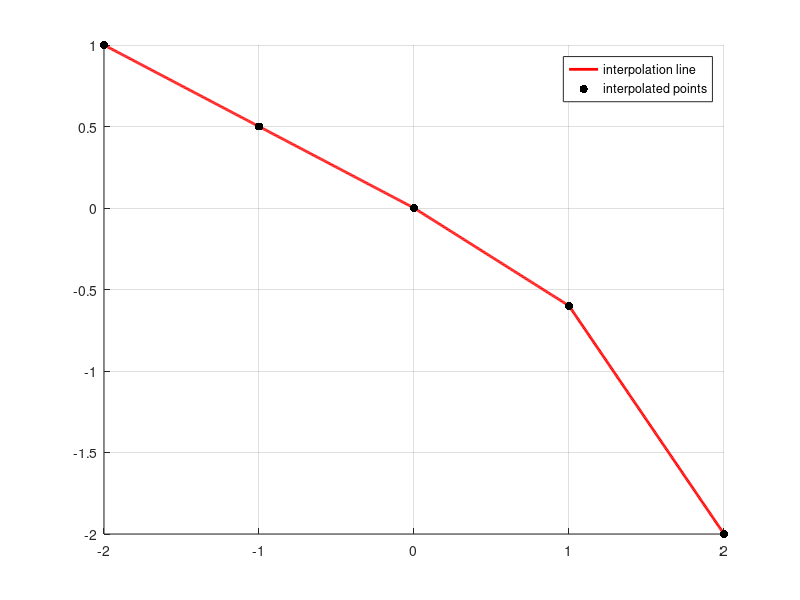

The MATLAB source for this figure:
x = [ -2  -1   0   1      2];
y = [  1  0.5  0   -0.6  -2];

xx = -2:0.005:2;

k = find(xx >= x(1) & xx <= x(2));
yy = zeros(size(xx,1),size(xx,2));

h = x(2) - x(1)
yy(k) = y(1) + (y(2) - y(1)) * (xx(k) - x(1)) / h;

yy2 = interp1(x, y, xx, 'linear');

hold on
plot( xx, yy2, 'r', "linewidth", 2  )
scatterplot = scatter( x, y, 'k', 'filled'  )
h = legend('interpolation line', 'interpolated points', "show");

grid
print -dpng linear_interpolation.png
